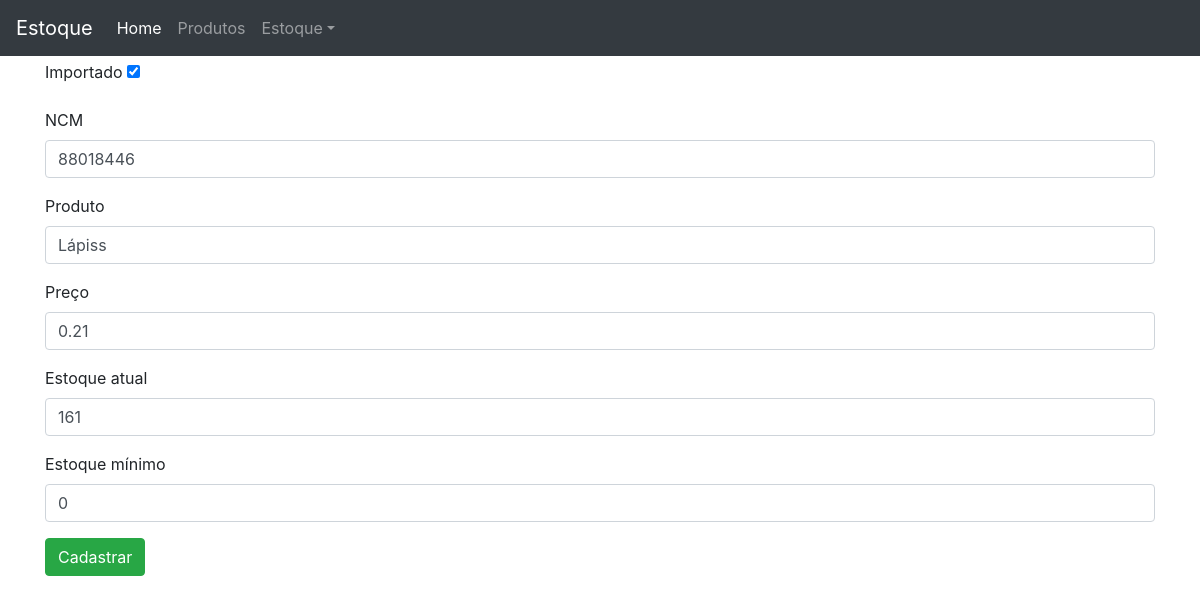
/produto/30/edit, run on the app's committed database.
### produto/models.py (models this page shows, shortened)
class Produto(models.Model):
    importado = models.BooleanField(default=False)
    ncm = models.CharField('NCM', max_length=8)
    produto = models.CharField(max_length=100, unique=True)
    preco = models.DecimalField('preço', max_digits=7, decimal_places=2)
    estoque = models.IntegerField('estoque atual')
    estoque_minimo = models.PositiveIntegerField('estoque mínimo', default=0)
    class Meta:
        ordering = ('-produto',)

### produto/views.py (the view)
# urls.py: path('<int:pk>/edit', v.ProdutoUpdate.as_view(), name='url_produto_edit'),
class ProdutoUpdate(UpdateView):
    model = Produto
    template_name = 'produto/produto_form.html'
    form_class = ProdutoForm

### produto/forms.py
class ProdutoForm(forms.ModelForm):
    class Meta:
        model = Produto
        fields = '__all__'

### produto/templates/produto/produto_form.html (shortened to what this page needs)
{% extends 'base.html' %}
{% load widget_tweaks %}
{% block content %}
<form method="POST" novalidate>
    {% for field in form.visible_fields %}
        <div class="form-group{% if field.errors %} has-error {% endif %}">
            <label for="{{ field.id_for_label }}">
                {% if field.fielf.required %}
                    <span class="required">{{ field.label }}</span>
                {% else %}
                    {{ field.label }}
                {% endif %}
            </label>
            {% render_field field class="form-control" %}
        </div>
    {% endfor %}
    <button type="submit" class="btn btn-success">Cadastrar</button>
</form>
{% endblock content %}

### core/templates/base.html (style rules this page uses)
body { margin-top: 60px; }

### data on the page
Produto: importado "☑" "88018446" "Lápiss" "0.21" "161" "0"

### other printed values
{{ field.label }} "Importado" "NCM" "Produto" "Preço" "Estoque atual" "Estoque mínimo"
